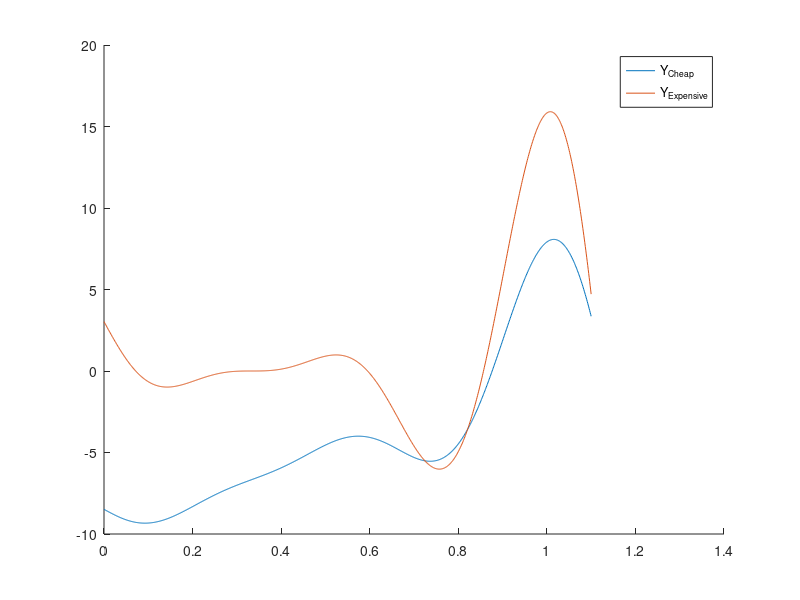

Write the MATLAB code that produced this figure. (Note: this script raises an error after producing the figure.)
%clear all
close all
clc

%% 1-D, define high and low fidelity functions
fe = @(x) ((6.*x-2).^2).*sin(12.*x-4); % expensive
dfe_dx = @(x) (12.*(6*x-2).^2).*cos(4-12.*x)-12.*(6.*x-2).*sin(4-12.*x);
A = 0.5; B = 10; C = -5;
fc = @(x) A.*fe(x) + (B.*(x-0.5)) + C; % cheap 
dfc_dx = @(x) A*dfe_dx(x) + B;

%% 1-D Samples
xMin = 0; xMax = 1.1;
testpoints = linspace(xMin,xMax,1000);
%Xc = linspace(0,1,11)'; Rc = fc(Xc);
%Xe = [0, 0.4, 0.6, 1]'; Re = fe(Xe); % These points most coincide with Xc
%Xc = Xe; Rc = fc(Xc);

%% 
% Initialize hold arrays and weights
x_array = []; yAdd_array = []; yMult_array = []; dAdd_array = []; dMult_array = [];
yFh_array = []; yFl_array = []; dFh_array = []; dFl_array = [];
TRS_array = []; rho_array = []; obj_hist = [];
w1 = 0; w2 = 0;

% Step 1===================================================================
% DEFINE INITIAL TRS AS HALF OF THE ENTIRE DESIGN SPACE
% NEXT LINE APPENDS REVISED TRS VALUES AS ITERATIONS CONTINUE
TRS = (xMax - xMin)/2;
TRS_array = [TRS_array; TRS];

% CENTER IS APPROXIATELY AT THE MID POINT
% NEXT LINE APPENDS REVISED CENTER VALUES AS ITERATIONS CONTINUE
center = .6;
x_array = [x_array; center];

% Step 2===================================================================
% GET INITIAL VALUES OF CHEAP AND EXPENSIVE FUNCTION USING CENTER POINT
% ALSO GET DERIVATIVE INFO
Fh = fe(center); Fl = fc(center);
dFh_dx = dfe_dx(center); dFl_dx = dfc_dx(center);

% holds
% APPEND INITIAL VALUES FOR CHEAP AND EXPENSIVE FUNCTIONS INTO THE
% DESIGNATE STORAGE ARRAY
yFh_array = [yFh_array; Fh]; yFl_array = [yFl_array; Fl]; 
dFh_array = [dFh_array; dFh_dx]; dFl_array = [dFl_array; dFl_dx];

%USED TO DETERMINE IF ALGORITHM CONVERGED TO A SOLUTION
ConvergenceCheck = 1000;

% WHILE LOOP FOR REMAINING STEPS IS NEEDED.
ii = 1;
while ConvergenceCheck > 0.01

%for kjkj = 1:7
%% PLOT CHEAP AND EXPENSIVE FUNCTIONS FOR EACH RUN
figure, hold on
% scatter(Xc, Rc), scatter(Xe, Re)
plot(testpoints,fc(testpoints))
plot(testpoints,fe(testpoints))
legend('Y_{Cheap}','Y_{Expensive}') % 'Cheap Samples','Expensive Samples', 

% Step 3===================================================================
% DEFINE ADDITIVE AND MULTIPLICATIVE TERMS AND DERIVATIVES
Add = Fh - Fl;
dAdd_dx = dFh_dx - dFl_dx;
Mult = Fh./Fl;
dMult_dx = (Fl.*dFl_dx - Fh.*dFh_dx)./Fl.^2;

% holds
% APPEND VALUES FOR ADDITIVE AND MULTIPLICATIVE TERMS INTO STORAGE
% MATRICES
yAdd_array = [yAdd_array; Add]; yMult_array = [yMult_array; Mult]; 
dAdd_array = [dAdd_array; dAdd_dx]; dMult_array = [dMult_array; dMult_dx];


% Hidden step: check number of samples within model range: if too low
% construct a first order approximation model, else gek models

xdata = x_array; distance = TRS/2;

% FUNCTION 'ptsCaptured' IDENTIFIES WHICH POINTS ARE TO BE KEPT
% FOR ANALYSIS BASED ON THE TRUST REGION SIZE
[ pointsCaped ] = ptsCaptured( center, xdata, distance);

if length(pointsCaped) < 2
    display('linear')
    ADD = @(x) (dAdd_array(pointsCaped).*(x-center)) + yAdd_array(pointsCaped);
    MULT = @(x) (dMult_array(pointsCaped).*(x-center)) + yMult_array(pointsCaped);
    w1 = 0.5;
    w2 = 1-w1;
    
    % HYBRID FUNCTION
    fhat_h = @(x) w1.*(fc(x) + ADD(x) ) + w2.*( fc(x).*MULT(x) );
    
else
    display('GEK')
    % FUNCTION 'ptsCaptured' IDENTIFIES WHICH POINTS ARE TO BE KEPT
    % FOR ANALYSIS BASED ON THE TRUST REGION SIZE
    [ pointsCapedwR ] = ptsCaptured( center, xdata, (1.5*TRS)/2);
    
    % Additive Model=======================================================
    % VECTORS 'xi' AND 'xigrads' USED TO DEFINE POINTS USED FOR KRIGING
    xi = x_array(pointsCaped); xigrads = xi;
    
    % VECTORS 'y' AND 'grad' USED TO DEFINE OUTPUT POINTS USED FOR GRADIENT
    % ENHANCED KRIGING
    y = yAdd_array(pointsCaped); grad = dAdd_array(pointsCaped);
    
    % FUNCTION CALL TO CREATE ADDITIVE SURROGATE MODEL
    [ modelAdd ] = gekFit(xi, xigrads, y, grad);
    % [ modelAdd ] = gekFit( xi,[], y, []);

    % Multiplicitive Model=================================================
    
    % VECTORS 'y' AND 'grad' USED TO DEFINE OUTPUT POINTS USED FOR GRADIENT
    % ENHANCED KRIGING
    y = yMult_array(pointsCaped); grad = dMult_array(pointsCaped);
    
    % FUNCTION CALL TO CREATE ADDITIVE SURROGATE MODEL
    [ modelMult ] = gekFit(xi, xigrads, y, grad);
    %[ modelMult ] = gekFit( xi,[], y, []);
    
    % Prediction of each model
    ADD = @(x) gekPred( modelAdd,x );
    MULT = @(x) gekPred( modelMult,x );
    
    % ERROR function
    Error = @(y,yhat) sqrt( sum( (y - yhat).^2)/length(y) ); 
    
    % Finding the weights of the models
    PHI = @(N,sigma) (1/(2*pi*sigma^2))^(N/2)*exp(-N/2);
    
    x_removeCaped = x_array; x_removeCaped(pointsCaped) = [];
    
    if isempty(x_removeCaped)
        sigmaAdd = 0;
        sigmaMult = 0;
    
%         phiAdd = PHI(length(Fh_removeCaped),sigmaAdd);
%         phiMult = PHI(length(Fh_removeCaped),sigmaMult);
    
        w1 = .5;
        w2 = 1-w1;
    else
        Fh_removeCaped = yFh_array; Fh_removeCaped(pointsCaped) = [];
        Fl_removeCaped = yFl_array; Fl_removeCaped(pointsCaped) = [];
        sigmaAdd = Error(Fh_removeCaped, Fl_removeCaped+ADD(x_removeCaped));
        sigmaMult = Error(Fh_removeCaped, Fl_removeCaped.*MULT(x_removeCaped));
    
        phiAdd = PHI(length(Fh_removeCaped),sigmaAdd);
        phiMult = PHI(length(Fh_removeCaped),sigmaMult);
    
        w1 = (w1*phiAdd)/( (w1*phiAdd) + (w2*phiMult) );
        w2 = (w2*phiMult)/( (w1*phiAdd) + (w2*phiMult) );
        % w2 = 1-w1;
    end
    
    
    fhat_h = @(x) w1.*(fc(x)' + ADD(x) ) + w2.*( fc(x)'.*MULT(x) );

end

% CODE RESUMES HERE ONCE EITHER THE LINEAR OR KRIGING MODEL HAS BEEN
% CONSTRUCTED

% THE HYBRID FUNCTION IS PLOTTED HERE ALONG WITH TEST POINTS
plot(testpoints,fhat_h(testpoints),'k','LineWidth',2)
scatter(x_array, yFh_array,200,'o')
scatter(x_array, yFl_array,200,'o')

% DEFINES TRUST REGION AND PLOTS IT
LB = [center-TRS/2]; 
if LB < xMin
    LB = xMin;
end
UB = [center+TRS/2]; 
if UB > xMax
    UB = xMax;
end
plot([LB,UB],[-10,-10],'g','linewidth',2)

% OPTIMIZATION STAGE, FINDS THE MIN LOCAL VALUE OF THE HYBRID FUNCTION
A = []; B = []; Aeq = []; Beq = [];

options = optimset('Algorithm','interior-point','GradObj','off',...
    'GradConstr','off','TolX',1e-6,'Display','iter', 'PlotFcns',...
    @optimplotfval );

% NEW CENTER VALUE OBTAINED IN THE OPTIMIZATION STEP
[center,objectiveValue] = fmincon(@(x)fhat_h(x),center,A,B,Aeq,Beq,LB,...
UB,[],options);

% VECTOR THAT TRACK VALUES OF THE OBJECTIVE HYBRID FUNCTION 
obj_hist = [obj_hist; objectiveValue];

x_array = [x_array; center]; % New evaluation site

% NEW VALUES CALCULATED FOR THE CHEAP AND EXPENSIVE FUNCTIONS AND THEIR
% DERIVATIVES BASED ON THE NEWLY CALCULATED CETNER VALUE.
Fh = fe(center); % new expensive model evaluation

Fl = fc(center); % new cheap model evaluation, should be able to extract this from the optz

dFh_dx = dfe_dx(center); % grad values
dFl_dx = dfc_dx(center); % grad values

yFh_array = [yFh_array; Fh]; yFl_array = [yFl_array; Fl]; 
dFh_array = [dFh_array; dFh_dx]; dFl_array = [dFl_array; dFl_dx];

% NEXT CALCULATE THE RHO VALUE THAT IS USED TO DETERMINE TRUST REGION SIZE
% FOR NEXT STEP
% maybe a differnt way to do this calculation...
rho = ( yFh_array(ii) - yFh_array(ii+1) ) / ( yFh_array(ii) - objectiveValue );

if rho > 0.8
    TRS = 2*TRS; % was 2*TRS This creates errors  .7
elseif rho > 0.5
    
else
    TRS = 0.5*TRS;
end

% APPEND NEW VALUES FOR TRS AND RHO
TRS_array = [TRS_array;TRS];
rho_array = [rho_array; rho];

% CHECK FOR CONVERGENCE
ConvergenceCheck = (abs(yFh_array(ii) - yFh_array(ii+1))) / abs(yFh_array(ii));
ii = ii + 1;

end
